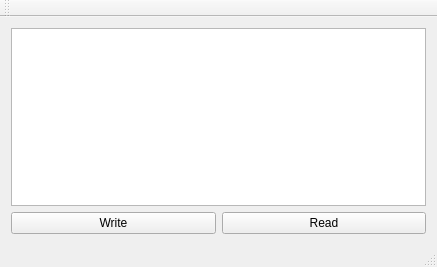
<?xml version="1.0" encoding="UTF-8"?>
<ui version="4.0">
 <class>MainWindow</class>
 <widget class="QMainWindow" name="MainWindow">
  <property name="geometry">
   <rect>
    <x>0</x>
    <y>0</y>
    <width>437</width>
    <height>267</height>
   </rect>
  </property>
  <property name="windowTitle">
   <string>MainWindow</string>
  </property>
  <widget class="QWidget" name="centralWidget">
   <layout class="QVBoxLayout" name="verticalLayout_2">
    <item>
     <layout class="QVBoxLayout" name="verticalLayout">
      <item>
       <widget class="QPlainTextEdit" name="plainTextEdit"/>
      </item>
      <item>
       <layout class="QHBoxLayout" name="horizontalLayout">
        <item>
         <widget class="QPushButton" name="pushButton">
          <property name="text">
           <string>Write</string>
          </property>
         </widget>
        </item>
        <item>
         <widget class="QPushButton" name="pushButton_2">
          <property name="text">
           <string>Read</string>
          </property>
         </widget>
        </item>
       </layout>
      </item>
     </layout>
    </item>
   </layout>
  </widget>
  <widget class="QMenuBar" name="menuBar">
   <property name="geometry">
    <rect>
     <x>0</x>
     <y>0</y>
     <width>437</width>
     <height>26</height>
    </rect>
   </property>
  </widget>
  <widget class="QToolBar" name="mainToolBar">
   <attribute name="toolBarArea">
    <enum>TopToolBarArea</enum>
   </attribute>
   <attribute name="toolBarBreak">
    <bool>false</bool>
   </attribute>
  </widget>
  <widget class="QStatusBar" name="statusBar"/>
 </widget>
 <layoutdefault spacing="6" margin="11"/>
 <resources/>
 <connections/>
</ui>
